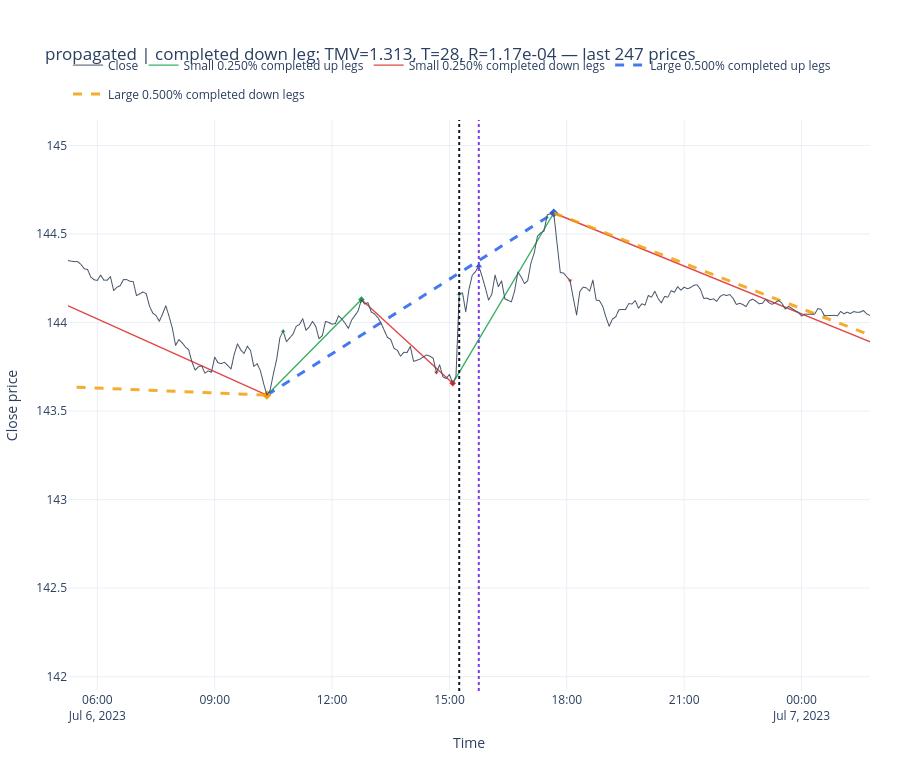
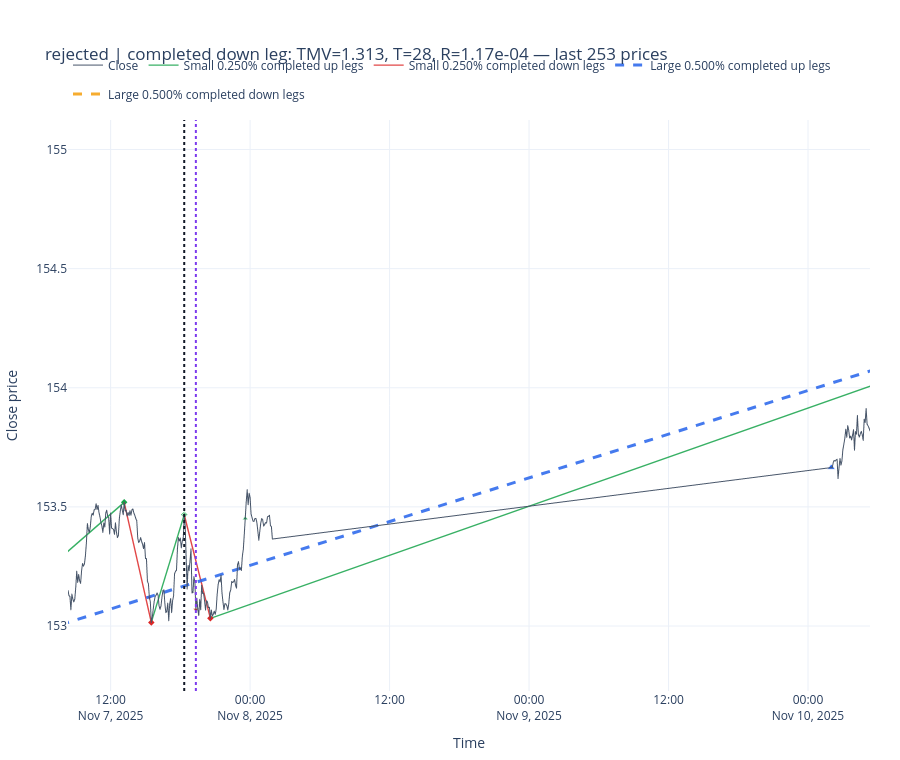

The notebook cell saved with these charts, in order:
### Markdown cell above
### Price casebook for the matched pair

The black dotted line is the initiating small DCC, when the completed-leg features become known. The purple dotted line is the later resolution. Read the price path from the black line without looking ahead to the purple line first.

### Code cell
CASEBOOK_BARS_BEFORE = 120
CASEBOOK_BARS_AFTER = 120
for attempt in matched_pair.itertuples(index=False):
    window_start_position = max(0, int(attempt.start_position) - CASEBOOK_BARS_BEFORE)
    window_end_position = min(len(prices), int(attempt.resolution_position) + CASEBOOK_BARS_AFTER + 1)
    case_prices = prices.iloc[window_start_position:window_end_position]
    case_fig = plot_two_threshold_directional_change(
        prices=case_prices,
        small_events=small_events,
        large_events=large_events,
        small_theta=SMALL_THETA,
        large_theta=LARGE_THETA,
        n_prices=len(case_prices),
        title=(
            f"{attempt.future_outcome} | completed {attempt.completed_leg_direction} leg: "
            f"TMV={attempt.tmv:.3f}, T={attempt.t:.0f}, R={attempt.r:.2e}"
        ),
    )
    case_fig.add_vline(x=attempt.start_time, line={"color": "#111827", "dash": "dot", "width": 2})
    case_fig.add_vline(
        x=attempt.resolution_time,
        line={"color": "#7c3aed", "dash": "dot", "width": 2},
    )
    case_fig.show()

### Figure 1 — Plotly figure (JSON) as saved in the notebook; plotly's stock layout.template omitted (floating-point values rounded to 4 significant figures; data arrays with more than 128 entries replaced by an {"elided": "..."} marker saying what was removed)
{"data": [{"hovertemplate": "time=%{x}<br>close=%{y:.5f}<extra></extra>", "line": {"color": "#475569", "width": 1.0}, "mode": "lines", "name": "Close", "x": {"elided": "247 str values"}, "y": {"elided": "247 float values"}, "type": "scattergl"}, {"hoverinfo": "skip", "legendgroup": "small_up", "line": {"color": "#16a34a", "dash": "solid", "width": 1.4}, "mode": "lines", "name": "Small 0.250% completed up legs", "opacity": 0.85, "x": ["2023-07-06T10:20:00+02:00", "2023-07-06T12:45:00+02:00", null, "2023-07-06T15:05:00+02:00", "2023-07-06T17:40:00+02:00", null], "y": [143.6, 144.1, null, 143.7, 144.6, null], "type": "scatter"}, {"customdata": [["S105", 1.504, 29, 0.0001297, "2023-07-06T14:40:00+02:00"], ["S107", 2.679, 31, 0.000216, "2023-07-06T18:05:00+02:00"]], "hovertemplate": "Small up ending EXT<br>time=%{x}<br>price=%{y:.5f}<br>event=%{customdata[0]}<br>TMV=%{customdata[1]:.4f}<br>T=%{customdata[2]} bars<br>R=%{customdata[3]:.3e}<br>known at=%{customdata[4]}<extra></extra>", "legendgroup": "small_up", "marker": {"color": "#16a34a", "size": 5, "symbol": "diamond"}, "mode": "markers", "name": "Small up ending EXT", "showlegend": false, "x": ["2023-07-06T12:45:00.000000", "2023-07-06T17:40:00.000000"], "y": [144.1, 144.6], "type": "scatter"}, {"customdata": [["S105", 1.504, 29, 0.0001297, "2023-07-06T12:45:00+02:00"], ["S107", 2.679, 31, 0.000216, "2023-07-06T17:40:00+02:00"]], "hovertemplate": "Small down DCC<br>time=%{x}<br>price=%{y:.5f}<br>completed event=%{customdata[0]}<br>TMV=%{customdata[1]:.4f}<br>T=%{customdata[2]} bars<br>R=%{customdata[3]:.3e}<br>confirmed EXT time=%{customdata[4]}<extra></extra>", "legendgroup": "small_down", "marker": {"color": "#dc2626", "line": {"color": "white", "width": 0.75}, "size": 5, "symbol": "triangle-down"}, "mode": "markers", "name": "Small down DCC", "showlegend": false, "x": ["2023-07-06T14:40:00.000000", "2023-07-06T18:05:00.000000"], "y": [143.7, 144.2], "type": "scatter"}, {"hoverinfo": "skip", "legendgroup": "small_down", "line": {"color": "#dc2626", "dash": "solid", "width": 1.4}, "mode": "lines", "name": "Small 0.250% completed down legs", "opacity": 0.85, "x": ["2023-07-05T23:15:00+02:00", "2023-07-06T10:20:00+02:00", null, "2023-07-06T12:45:00+02:00", "2023-07-06T15:05:00+02:00", null, "2023-07-06T17:40:00+02:00", "2023-07-07T12:10:00+02:00", null], "y": [144.7, 143.6, null, 144.1, 143.7, null, 144.6, 143.0, null], "type": "scatter"}, {"customdata": [["S104", 3.044, 133, 5.721e-05, "2023-07-06T10:45:00+02:00"], ["S106", 1.313, 28, 0.0001172, "2023-07-06T15:15:00+02:00"]], "hovertemplate": "Small down ending EXT<br>time=%{x}<br>price=%{y:.5f}<br>event=%{customdata[0]}<br>TMV=%{customdata[1]:.4f}<br>T=%{customdata[2]} bars<br>R=%{customdata[3]:.3e}<br>known at=%{customdata[4]}<extra></extra>", "legendgroup": "small_down", "marker": {"color": "#dc2626", "size": 5, "symbol": "diamond"}, "mode": "markers", "name": "Small down ending EXT", "showlegend": false, "x": ["2023-07-06T10:20:00.000000", "2023-07-06T15:05:00.000000"], "y": [143.6, 143.7], "type": "scatter"}, {"customdata": [["S104", 3.044, 133, 5.721e-05, "2023-07-06T10:20:00+02:00"], ["S106", 1.313, 28, 0.0001172, "2023-07-06T15:05:00+02:00"]], "hovertemplate": "Small up DCC<br>time=%{x}<br>price=%{y:.5f}<br>completed event=%{customdata[0]}<br>TMV=%{customdata[1]:.4f}<br>T=%{customdata[2]} bars<br>R=%{customdata[3]:.3e}<br>confirmed EXT time=%{customdata[4]}<extra></extra>", "legendgroup": "small_up", "marker": {"color": "#16a34a", "line": {"color": "white", "width": 0.75}, "size": 5, "symbol": "triangle-up"}, "mode": "markers", "name": "Small up DCC", "showlegend": false, "x": ["2023-07-06T10:45:00.000000", "2023-07-06T15:15:00.000000"], "y": [144.0, 144.2], "type": "scatter"}, {"hoverinfo": "skip", "legendgroup": "large_up", "line": {"color": "#2563eb", "dash": "dash", "width": 3.0}, "mode": "lines", "name": "Large 0.500% completed up legs", "opacity": 0.85, "x": ["2023-07-06T10:20:00+02:00", "2023-07-06T17:40:00+02:00", null], "y": [143.6, 144.6, null], "type": "scatter"}, {"customdata": [["L25", 1.433, 88, 8.143e-05, "2023-07-07T03:00:00+02:00"]], "hovertemplate": "Large up ending EXT<br>time=%{x}<br>price=%{y:.5f}<br>event=%{customdata[0]}<br>TMV=%{customdata[1]:.4f}<br>T=%{customdata[2]} bars<br>R=%{customdata[3]:.3e}<br>known at=%{customdata[4]}<extra></extra>", "legendgroup": "large_up", "marker": {"color": "#2563eb", "size": 7, "symbol": "diamond"}, "mode": "markers", "name": "Large up ending EXT", "showlegend": false, "x": ["2023-07-06T17:40:00.000000"], "y": [144.6], "type": "scatter"}, {"hoverinfo": "skip", "legendgroup": "large_down", "line": {"color": "#f59e0b", "dash": "dash", "width": 3.0}, "mode": "lines", "name": "Large 0.500% completed down legs", "opacity": 0.85, "x": ["2023-06-30T04:40:00+02:00", "2023-07-06T10:20:00+02:00", null, "2023-07-06T17:40:00+02:00", "2023-07-07T23:25:00+02:00", null], "y": [145.0, 143.6, null, 144.6, 142.1, null], "type": "scatter"}, {"customdata": [["L24", 1.922, 1003, 9.579e-06, "2023-07-06T15:45:00+02:00"]], "hovertemplate": "Large down ending EXT<br>time=%{x}<br>price=%{y:.5f}<br>event=%{customdata[0]}<br>TMV=%{customdata[1]:.4f}<br>T=%{customdata[2]} bars<br>R=%{customdata[3]:.3e}<br>known at=%{customdata[4]}<extra></extra>", "legendgroup": "large_down", "marker": {"color": "#f59e0b", "size": 7, "symbol": "diamond"}, "mode": "markers", "name": "Large down ending EXT", "showlegend": false, "x": ["2023-07-06T10:20:00.000000"], "y": [143.6], "type": "scatter"}, {"customdata": [["L24", 1.922, 1003, 9.579e-06, "2023-07-06T10:20:00+02:00"]], "hovertemplate": "Large up DCC<br>time=%{x}<br>price=%{y:.5f}<br>completed event=%{customdata[0]}<br>TMV=%{customdata[1]:.4f}<br>T=%{customdata[2]} bars<br>R=%{customdata[3]:.3e}<br>confirmed EXT time=%{customdata[4]}<extra></extra>", "legendgroup": "large_up", "marker": {"color": "#2563eb", "line": {"color": "white", "width": 0.75}, "size": 7, "symbol": "triangle-up"}, "mode": "markers", "name": "Large up DCC", "showlegend": false, "x": ["2023-07-06T15:45:00.000000"], "y": [144.3], "type": "scatter"}], "layout": {"legend": {"orientation": "h", "yanchor": "bottom", "y": 1.02, "xanchor": "left", "x": 0.0}, "margin": {"l": 60, "r": 30, "t": 120, "b": 60}, "title": {"text": "propagated | completed down leg: TMV=1.313, T=28, R=1.17e-04 — last 247 prices"}, "height": 760, "hovermode": "closest", "xaxis": {"title": {"text": "Time"}, "range": ["2023-07-06T05:15:00+02:00", "2023-07-07T01:45:00+02:00"], "showspikes": true, "spikemode": "across"}, "yaxis": {"title": {"text": "Close price"}, "fixedrange": false, "showspikes": true}, "shapes": [{"line": {"color": "#111827", "dash": "dot", "width": 2}, "type": "line", "x0": "2023-07-06T15:15:00+02:00", "x1": "2023-07-06T15:15:00+02:00", "xref": "x", "y0": 0, "y1": 1, "yref": "y domain"}, {"line": {"color": "#7c3aed", "dash": "dot", "width": 2}, "type": "line", "x0": "2023-07-06T15:45:00+02:00", "x1": "2023-07-06T15:45:00+02:00", "xref": "x", "y0": 0, "y1": 1, "yref": "y domain"}]}}

### Figure 2 — Plotly figure (JSON) as saved in the notebook; plotly's stock layout.template omitted (floating-point values rounded to 4 significant figures; data arrays with more than 128 entries replaced by an {"elided": "..."} marker saying what was removed)
{"data": [{"hovertemplate": "time=%{x}<br>close=%{y:.5f}<extra></extra>", "line": {"color": "#475569", "width": 1.0}, "mode": "lines", "name": "Close", "x": {"elided": "253 str values"}, "y": {"elided": "253 float values"}, "type": "scattergl"}, {"hoverinfo": "skip", "legendgroup": "small_up", "line": {"color": "#16a34a", "dash": "solid", "width": 1.4}, "mode": "lines", "name": "Small 0.250% completed up legs", "opacity": 0.85, "x": ["2025-11-06T21:20:00+02:00", "2025-11-07T13:10:00+02:00", null, "2025-11-07T15:30:00+02:00", "2025-11-07T18:20:00+02:00", null, "2025-11-07T20:35:00+02:00", "2025-11-11T05:25:00+02:00", null], "y": [152.8, 153.5, null, 153.0, 153.5, null, 153.0, 154.4, null], "type": "scatter"}, {"customdata": [["S2091", 1.759, 190, 2.314e-05, "2025-11-07T15:20:00+02:00"], ["S2093", 1.182, 34, 8.688e-05, "2025-11-07T19:20:00+02:00"]], "hovertemplate": "Small up ending EXT<br>time=%{x}<br>price=%{y:.5f}<br>event=%{customdata[0]}<br>TMV=%{customdata[1]:.4f}<br>T=%{customdata[2]} bars<br>R=%{customdata[3]:.3e}<br>known at=%{customdata[4]}<extra></extra>", "legendgroup": "small_up", "marker": {"color": "#16a34a", "size": 5, "symbol": "diamond"}, "mode": "markers", "name": "Small up ending EXT", "showlegend": false, "x": ["2025-11-07T13:10:00.000000", "2025-11-07T18:20:00.000000"], "y": [153.5, 153.5], "type": "scatter"}, {"customdata": [["S2091", 1.759, 190, 2.314e-05, "2025-11-07T13:10:00+02:00"], ["S2093", 1.182, 34, 8.688e-05, "2025-11-07T18:20:00+02:00"]], "hovertemplate": "Small down DCC<br>time=%{x}<br>price=%{y:.5f}<br>completed event=%{customdata[0]}<br>TMV=%{customdata[1]:.4f}<br>T=%{customdata[2]} bars<br>R=%{customdata[3]:.3e}<br>confirmed EXT time=%{customdata[4]}<extra></extra>", "legendgroup": "small_down", "marker": {"color": "#dc2626", "line": {"color": "white", "width": 0.75}, "size": 5, "symbol": "triangle-down"}, "mode": "markers", "name": "Small down DCC", "showlegend": false, "x": ["2025-11-07T15:20:00.000000", "2025-11-07T19:20:00.000000"], "y": [153.1, 153.1], "type": "scatter"}, {"hoverinfo": "skip", "legendgroup": "small_down", "line": {"color": "#dc2626", "dash": "solid", "width": 1.4}, "mode": "lines", "name": "Small 0.250% completed down legs", "opacity": 0.85, "x": ["2025-11-07T13:10:00+02:00", "2025-11-07T15:30:00+02:00", null, "2025-11-07T18:20:00+02:00", "2025-11-07T20:35:00+02:00", null], "y": [153.5, 153.0, null, 153.5, 153.0, null], "type": "scatter"}, {"customdata": [["S2092", 1.313, 28, 0.0001172, "2025-11-07T18:20:00+02:00"], ["S2094", 1.134, 27, 0.000105, "2025-11-07T23:35:00+02:00"]], "hovertemplate": "Small down ending EXT<br>time=%{x}<br>price=%{y:.5f}<br>event=%{customdata[0]}<br>TMV=%{customdata[1]:.4f}<br>T=%{customdata[2]} bars<br>R=%{customdata[3]:.3e}<br>known at=%{customdata[4]}<extra></extra>", "legendgroup": "small_down", "marker": {"color": "#dc2626", "size": 5, "symbol": "diamond"}, "mode": "markers", "name": "Small down ending EXT", "showlegend": false, "x": ["2025-11-07T15:30:00.000000", "2025-11-07T20:35:00.000000"], "y": [153.0, 153.0], "type": "scatter"}, {"customdata": [["S2092", 1.313, 28, 0.0001172, "2025-11-07T15:30:00+02:00"], ["S2094", 1.134, 27, 0.000105, "2025-11-07T20:35:00+02:00"]], "hovertemplate": "Small up DCC<br>time=%{x}<br>price=%{y:.5f}<br>completed event=%{customdata[0]}<br>TMV=%{customdata[1]:.4f}<br>T=%{customdata[2]} bars<br>R=%{customdata[3]:.3e}<br>confirmed EXT time=%{customdata[4]}<extra></extra>", "legendgroup": "small_up", "marker": {"color": "#16a34a", "line": {"color": "white", "width": 0.75}, "size": 5, "symbol": "triangle-up"}, "mode": "markers", "name": "Small up DCC", "showlegend": false, "x": ["2025-11-07T18:20:00.000000", "2025-11-07T23:35:00.000000"], "y": [153.5, 153.5], "type": "scatter"}, {"hoverinfo": "skip", "legendgroup": "large_up", "line": {"color": "#2563eb", "dash": "dash", "width": 3.0}, "mode": "lines", "name": "Large 0.500% completed up legs", "opacity": 0.85, "x": ["2025-11-06T21:20:00+02:00", "2025-11-12T18:25:00+02:00", null], "y": [152.8, 155.0, null], "type": "scatter"}, {"hoverinfo": "skip", "legendgroup": "large_down", "line": {"color": "#f59e0b", "dash": "dash", "width": 3.0}, "mode": "lines", "name": "Large 0.500% completed down legs", "opacity": 0.85, "x": ["2025-11-05T20:00:00+02:00", "2025-11-06T21:20:00+02:00", null], "y": [154.3, 152.8, null], "type": "scatter"}, {"customdata": [["L662", 1.895, 304, 3.117e-05, "2025-11-06T21:20:00+02:00"]], "hovertemplate": "Large up DCC<br>time=%{x}<br>price=%{y:.5f}<br>completed event=%{customdata[0]}<br>TMV=%{customdata[1]:.4f}<br>T=%{customdata[2]} bars<br>R=%{customdata[3]:.3e}<br>confirmed EXT time=%{customdata[4]}<extra></extra>", "legendgroup": "large_up", "marker": {"color": "#2563eb", "line": {"color": "white", "width": 0.75}, "size": 7, "symbol": "triangle-up"}, "mode": "markers", "name": "Large up DCC", "showlegend": false, "x": ["2025-11-10T02:00:00.000000"], "y": [153.7], "type": "scatter"}], "layout": {"legend": {"orientation": "h", "yanchor": "bottom", "y": 1.02, "xanchor": "left", "x": 0.0}, "margin": {"l": 60, "r": 30, "t": 120, "b": 60}, "title": {"text": "rejected | completed down leg: TMV=1.313, T=28, R=1.17e-04 — last 253 prices"}, "height": 760, "hovermode": "closest", "xaxis": {"title": {"text": "Time"}, "range": ["2025-11-07T08:20:00+02:00", "2025-11-10T05:20:00+02:00"], "showspikes": true, "spikemode": "across"}, "yaxis": {"title": {"text": "Close price"}, "fixedrange": false, "showspikes": true}, "shapes": [{"line": {"color": "#111827", "dash": "dot", "width": 2}, "type": "line", "x0": "2025-11-07T18:20:00+02:00", "x1": "2025-11-07T18:20:00+02:00", "xref": "x", "y0": 0, "y1": 1, "yref": "y domain"}, {"line": {"color": "#7c3aed", "dash": "dot", "width": 2}, "type": "line", "x0": "2025-11-07T19:20:00+02:00", "x1": "2025-11-07T19:20:00+02:00", "xref": "x", "y0": 0, "y1": 1, "yref": "y domain"}]}}
